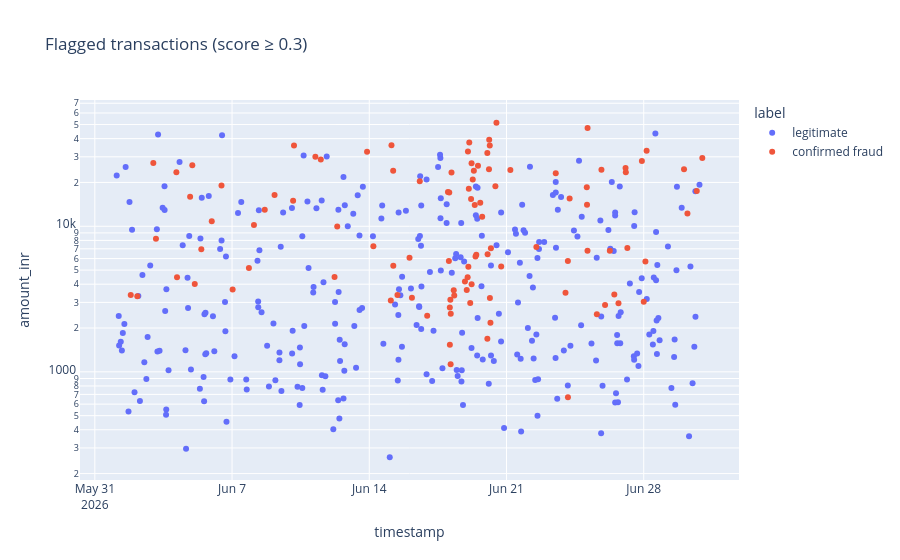
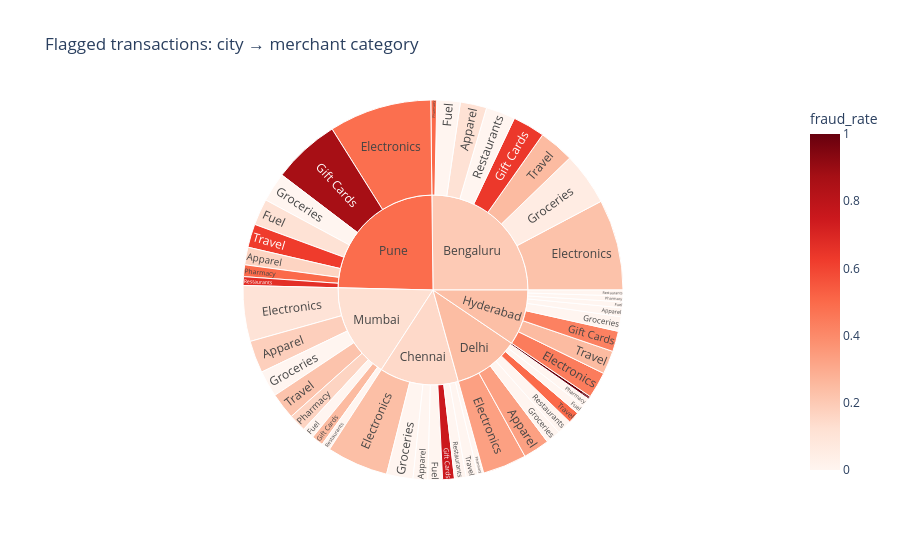

Source (notebook cell) for these figures, in order:
### Markdown cell above
## Task 5 — An Interactive Tool for the Investigators (Request #5)

**Real-world usage:** Investigators triage flagged cases themselves with zoom, filter and hover-for-details.

**Why this technique:** **Details-on-demand / tooltips** (Slides 22–23), **dynamic queries** (Slide 15) and **drill-down**
(Slide 24) — Shneiderman's mantra as an actual tool.

**TODO:**
1. Interactive scatter (plotly) of all transactions with `detector_score >= 0.3`: x = timestamp, y = amount (log),
   colour = `label`, with a tooltip showing txn_id, customer, city, category, distance and score. Set `dragmode="select"`.
2. Interactive **sunburst** for drill-down: city → merchant category, sized by transaction count, coloured by fraud rate.

### Code cell
flagged = tx[tx.detector_score >= 0.3].copy()
fig = px.scatter(flagged, x="timestamp", y="amount_inr", color="label", log_y=True,
                 hover_data=["txn_id", "customer_id", "city", "merchant_category", "distance_from_home_km", "detector_score"],
                 title="Flagged transactions (score ≥ 0.3)")
fig.update_layout(dragmode="select")
fig.show()

sun = flagged.groupby(["city", "merchant_category"], as_index=False).agg(
    transactions=("txn_id", "size"), fraud_rate=("is_fraud", "mean"))
fig_sunburst = px.sunburst(sun, path=["city", "merchant_category"], values="transactions", color="fraud_rate",
                           color_continuous_scale="Reds", title="Flagged transactions: city → merchant category")
fig_sunburst.show()

### Figure 1 — Plotly figure (JSON) as saved in the notebook; plotly's stock layout.template omitted (floating-point values rounded to 4 significant figures; data arrays with more than 128 entries replaced by an {"elided": "..."} marker saying what was removed)
{"data": [{"customdata": {"elided": "297x6 mixed values"}, "hovertemplate": "label=legitimate<br>timestamp=%{x}<br>amount_inr=%{y}<br>txn_id=%{customdata[0]}<br>customer_id=%{customdata[1]}<br>city=%{customdata[2]}<br>merchant_category=%{customdata[3]}<br>distance_from_home_km=%{customdata[4]}<br>detector_score=%{customdata[5]}<extra></extra>", "legendgroup": "legitimate", "marker": {"color": "#636efa", "symbol": "circle"}, "mode": "markers", "name": "legitimate", "orientation": "v", "showlegend": true, "type": "scatter", "x": {"elided": "297 str values"}, "xaxis": "x", "y": {"elided": "297 float values"}, "yaxis": "y"}, {"customdata": {"elided": "104x6 mixed values"}, "hovertemplate": "label=confirmed fraud<br>timestamp=%{x}<br>amount_inr=%{y}<br>txn_id=%{customdata[0]}<br>customer_id=%{customdata[1]}<br>city=%{customdata[2]}<br>merchant_category=%{customdata[3]}<br>distance_from_home_km=%{customdata[4]}<br>detector_score=%{customdata[5]}<extra></extra>", "legendgroup": "confirmed fraud", "marker": {"color": "#EF553B", "symbol": "circle"}, "mode": "markers", "name": "confirmed fraud", "orientation": "v", "showlegend": true, "type": "scatter", "x": ["2026-06-01T19:58:00.000000000", "2026-06-02T04:00:00.000000000", "2026-06-02T23:35:00.000000000", "2026-06-03T02:50:00.000000000", "2026-06-04T03:50:00.000000000", "2026-06-04T04:37:00.000000000", "2026-06-04T20:39:00.000000000", "2026-06-04T23:20:00.000000000", "2026-06-05T02:20:00.000000000", "2026-06-05T10:21:00.000000000", "2026-06-05T23:08:00.000000000", "2026-06-06T11:04:00.000000000", "2026-06-07T00:43:00.000000000", "2026-06-07T20:38:00.000000000", "2026-06-08T02:48:00.000000000", "2026-06-08T16:02:00.000000000", "2026-06-09T04:02:00.000000000", "2026-06-10T02:44:00.000000000", "2026-06-10T03:50:00.000000000", "2026-06-11T06:01:00.000000000", "2026-06-11T12:38:00.000000000", "2026-06-12T05:28:00.000000000", "2026-06-12T08:46:00.000000000", "2026-06-13T21:16:00.000000000", "2026-06-14T05:02:00.000000000", "2026-06-15T02:22:00.000000000", "2026-06-15T03:10:00.000000000", "2026-06-15T05:24:00.000000000", "2026-06-15T05:14:00.000000000", "2026-06-15T10:29:00.000000000", "2026-06-16T01:16:00.000000000", "2026-06-16T04:13:00.000000000", "2026-06-16T13:50:00.000000000", "2026-06-16T22:54:00.000000000", "2026-06-18T00:19:00.000000000", "2026-06-18T01:55:00.000000000", "2026-06-18T01:28:00.000000000", "2026-06-18T02:37:00.000000000", "2026-06-18T02:40:00.000000000", "2026-06-18T03:45:00.000000000", "2026-06-18T03:16:00.000000000", "2026-06-18T03:36:00.000000000", "2026-06-18T04:39:00.000000000", "2026-06-18T07:24:00.000000000", "2026-06-18T08:02:00.000000000", "2026-06-18T21:07:00.000000000", "2026-06-18T23:20:00.000000000", "2026-06-19T00:47:00.000000000", "2026-06-19T00:25:00.000000000", "2026-06-19T01:53:00.000000000", "2026-06-19T01:19:00.000000000", "2026-06-19T02:26:00.000000000", "2026-06-19T03:35:00.000000000", "2026-06-19T04:38:00.000000000", "2026-06-19T05:17:00.000000000", "2026-06-19T05:13:00.000000000", "2026-06-19T06:41:00.000000000", "2026-06-19T08:02:00.000000000", "2026-06-19T09:08:00.000000000", "2026-06-19T10:04:00.000000000", "2026-06-19T11:01:00.000000000", "2026-06-19T13:04:00.000000000", "2026-06-19T15:52:00.000000000", "2026-06-19T18:14:00.000000000", "2026-06-20T00:35:00.000000000", "2026-06-20T00:32:00.000000000", "2026-06-20T00:53:00.000000000", "2026-06-20T02:33:00.000000000", "2026-06-20T02:49:00.000000000", "2026-06-20T03:41:00.000000000", "2026-06-20T03:32:00.000000000", "2026-06-20T04:21:00.000000000", "2026-06-20T04:55:00.000000000", "2026-06-20T10:24:00.000000000", "2026-06-20T11:41:00.000000000", "2026-06-20T17:29:00.000000000", "2026-06-21T04:44:00.000000000", "2026-06-22T12:34:00.000000000", "2026-06-23T12:18:00.000000000", "2026-06-24T00:14:00.000000000", "2026-06-24T03:13:00.000000000", "2026-06-24T03:09:00.000000000", "2026-06-24T05:16:00.000000000", "2026-06-25T02:18:00.000000000", "2026-06-25T02:35:00.000000000", "2026-06-25T03:16:00.000000000", "2026-06-25T03:10:00.000000000", "2026-06-25T14:37:00.000000000", "2026-06-25T20:14:00.000000000", "2026-06-26T00:41:00.000000000", "2026-06-26T06:30:00.000000000", "2026-06-26T11:59:00.000000000", "2026-06-26T17:05:00.000000000", "2026-06-27T01:45:00.000000000", "2026-06-27T02:06:00.000000000", "2026-06-27T03:57:00.000000000", "2026-06-27T21:46:00.000000000", "2026-06-28T00:02:00.000000000", "2026-06-28T02:05:00.000000000", "2026-06-28T03:32:00.000000000", "2026-06-30T01:21:00.000000000", "2026-06-30T05:32:00.000000000", "2026-06-30T16:57:00.000000000", "2026-06-30T23:43:00.000000000"], "xaxis": "x", "y": [3369.0, 3309.0, 27170.0, 8198.0, 23460.0, 4462.0, 15920.0, 26220.0, 4015.0, 6960.0, 10830.0, 19060.0, 3682.0, 5160.0, 10220.0, 12970.0, 16400.0, 14980.0, 35900.0, 30060.0, 28720.0, 4474.0, 9949.0, 32550.0, 7277.0, 3087.0, 36030.0, 5347.0, 24060.0, 3368.0, 6090.0, 3227.0, 20360.0, 2430.0, 17180.0, 17050.0, 5772.0, 2771.0, 1535.0, 2505.0, 3126.0, 1126.0, 23420.0, 3630.0, 3339.0, 4182.0, 3649.0, 32690.0, 4465.0, 18120.0, 5278.0, 37680.0, 2976.0, 15420.0, 3996.0, 27060.0, 20980.0, 24100.0, 14010.0, 6209.0, 6379.0, 26010.0, 14520.0, 11610.0, 1689.0, 31880.0, 6432.0, 24600.0, 39340.0, 3214.0, 35840.0, 2172.0, 7066.0, 18840.0, 51420.0, 5302.0, 24350.0, 7206.0, 23100.0, 3488.0, 669.0, 5780.0, 15530.0, 18560.0, 14060.0, 47260.0, 6795.0, 2487.0, 24490.0, 2877.0, 6783.0, 3393.0, 2957.0, 25150.0, 23470.0, 7094.0, 28090.0, 3029.0, 5717.0, 33020.0, 24690.0, 12260.0, 17500.0, 29450.0], "yaxis": "y"}], "layout": {"dragmode": "select", "legend": {"title": {"text": "label"}, "tracegroupgap": 0}, "title": {"text": "Flagged transactions (score ≥ 0.3)"}, "xaxis": {"anchor": "y", "domain": [0, 1], "title": {"text": "timestamp"}}, "yaxis": {"anchor": "x", "domain": [0, 1], "title": {"text": "amount_inr"}, "type": "log"}}}

### Figure 2 — Plotly figure (JSON) as saved in the notebook; plotly's stock layout.template omitted (floating-point values rounded to 4 significant figures)
{"data": [{"branchvalues": "total", "customdata": [[0.1111], [0.2258], [0.0], [0.6364], [0.05556], [0.5], [0.0], [0.25], [0.0], [0.2381], [0.0], [0.75], [0.0], [0.0], [0.0], [0.0], [0.3333], [0.3333], [0.0], [1.0], [0.0], [0.0], [0.0], [0.5], [0.0], [0.4444], [0.0], [0.4286], [0.0], [0.0], [0.0], [0.25], [0.1818], [0.1053], [0.0], [0.25], [0.0], [0.1667], [0.0], [0.2222], [0.1667], [0.4857], [0.1111], [0.8696], [0.0], [0.5], [0.6667], [0.625], [0.198], [0.1481], [0.2444], [0.2368], [0.1231], [0.4898]], "domain": {"x": [0, 1], "y": [0, 1]}, "hovertemplate": "labels=%{label}<br>transactions=%{value}<br>parent=%{parent}<br>id=%{id}<br>fraud_rate=%{color}<extra></extra>", "ids": ["Bengaluru/Apparel", "Bengaluru/Electronics", "Bengaluru/Fuel", "Bengaluru/Gift Cards", "Bengaluru/Groceries", "Bengaluru/Pharmacy", "Bengaluru/Restaurants", "Bengaluru/Travel", "Chennai/Apparel", "Chennai/Electronics", "Chennai/Fuel", "Chennai/Gift Cards", "Chennai/Groceries", "Chennai/Pharmacy", "Chennai/Restaurants", "Chennai/Travel", "Delhi/Apparel", "Delhi/Electronics", "Delhi/Fuel", "Delhi/Gift Cards", "Delhi/Groceries", "Delhi/Pharmacy", "Delhi/Restaurants", "Delhi/Travel", "Hyderabad/Apparel", "Hyderabad/Electronics", "Hyderabad/Fuel", "Hyderabad/Gift Cards", "Hyderabad/Groceries", "Hyderabad/Pharmacy", "Hyderabad/Restaurants", "Hyderabad/Travel", "Mumbai/Apparel", "Mumbai/Electronics", "Mumbai/Fuel", "Mumbai/Gift Cards", "Mumbai/Groceries", "Mumbai/Pharmacy", "Mumbai/Restaurants", "Mumbai/Travel", "Pune/Apparel", "Pune/Electronics", "Pune/Fuel", "Pune/Gift Cards", "Pune/Groceries", "Pune/Pharmacy", "Pune/Restaurants", "Pune/Travel", "Bengaluru", "Chennai", "Delhi", "Hyderabad", "Mumbai", "Pune"], "labels": ["Apparel", "Electronics", "Fuel", "Gift Cards", "Groceries", "Pharmacy", "Restaurants", "Travel", "Apparel", "Electronics", "Fuel", "Gift Cards", "Groceries", "Pharmacy", "Restaurants", "Travel", "Apparel", "Electronics", "Fuel", "Gift Cards", "Groceries", "Pharmacy", "Restaurants", "Travel", "Apparel", "Electronics", "Fuel", "Gift Cards", "Groceries", "Pharmacy", "Restaurants", "Travel", "Apparel", "Electronics", "Fuel", "Gift Cards", "Groceries", "Pharmacy", "Restaurants", "Travel", "Apparel", "Electronics", "Fuel", "Gift Cards", "Groceries", "Pharmacy", "Restaurants", "Travel", "Bengaluru", "Chennai", "Delhi", "Hyderabad", "Mumbai", "Pune"], "marker": {"coloraxis": "coloraxis", "colors": [0.1111, 0.2258, 0.0, 0.6364, 0.05556, 0.5, 0.0, 0.25, 0.0, 0.2381, 0.0, 0.75, 0.0, 0.0, 0.0, 0.0, 0.3333, 0.3333, 0.0, 1.0, 0.0, 0.0, 0.0, 0.5, 0.0, 0.4444, 0.0, 0.4286, 0.0, 0.0, 0.0, 0.25, 0.1818, 0.1053, 0.0, 0.25, 0.0, 0.1667, 0.0, 0.2222, 0.1667, 0.4857, 0.1111, 0.8696, 0.0, 0.5, 0.6667, 0.625, 0.198, 0.1481, 0.2444, 0.2368, 0.1231, 0.4898]}, "name": "", "parents": ["Bengaluru", "Bengaluru", "Bengaluru", "Bengaluru", "Bengaluru", "Bengaluru", "Bengaluru", "Bengaluru", "Chennai", "Chennai", "Chennai", "Chennai", "Chennai", "Chennai", "Chennai", "Chennai", "Delhi", "Delhi", "Delhi", "Delhi", "Delhi", "Delhi", "Delhi", "Delhi", "Hyderabad", "Hyderabad", "Hyderabad", "Hyderabad", "Hyderabad", "Hyderabad", "Hyderabad", "Hyderabad", "Mumbai", "Mumbai", "Mumbai", "Mumbai", "Mumbai", "Mumbai", "Mumbai", "Mumbai", "Pune", "Pune", "Pune", "Pune", "Pune", "Pune", "Pune", "Pune", "", "", "", "", "", ""], "type": "sunburst", "values": [9.0, 31.0, 8.0, 11.0, 18.0, 2.0, 10.0, 12.0, 5.0, 21.0, 5.0, 4.0, 9.0, 2.0, 4.0, 4.0, 9.0, 15.0, 3.0, 1.0, 5.0, 3.0, 5.0, 4.0, 3.0, 9.0, 2.0, 7.0, 5.0, 2.0, 2.0, 8.0, 11.0, 19.0, 4.0, 4.0, 9.0, 6.0, 3.0, 9.0, 6.0, 35.0, 9.0, 23.0, 10.0, 4.0, 3.0, 8.0, 101.0, 54.0, 45.0, 38.0, 65.0, 98.0]}], "layout": {"coloraxis": {"colorbar": {"title": {"text": "fraud_rate"}}, "colorscale": [[0, "rgb(255,245,240)"], [0.125, "rgb(254,224,210)"], [0.25, "rgb(252,187,161)"], [0.375, "rgb(252,146,114)"], [0.5, "rgb(251,106,74)"], [0.625, "rgb(239,59,44)"], [0.75, "rgb(203,24,29)"], [0.875, "rgb(165,15,21)"], [1, "rgb(103,0,13)"]]}, "legend": {"tracegroupgap": 0}, "title": {"text": "Flagged transactions: city → merchant category"}}}
